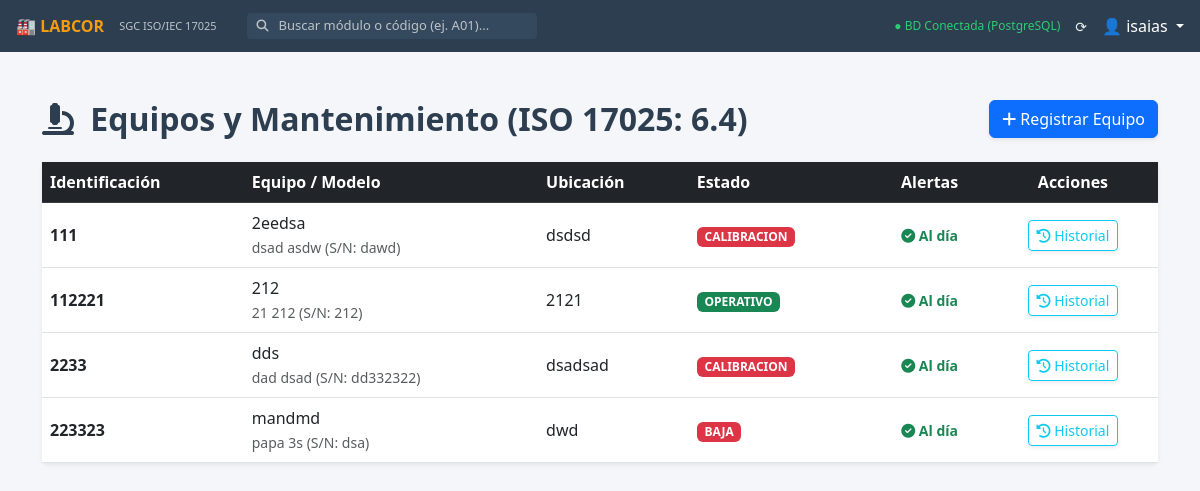
The app's page /equipos/ (signed in) with its own data.
### d_m08_equipos/models.py (models this page shows, shortened)
class Equipo(models.Model):
    ESTADOS = [
        ('OPERATIVO', 'Operativo / Apto para uso'),
        ('CALIBRACION', 'En Proceso de Calibración'),
        ('MANTENIMIENTO', 'En Mantenimiento'),
        ('FUERA_SERVICIO', 'Fuera de Servicio / No Conforme'),
        ('BAJA', 'Baja Definitiva'),
    ]
    codigo_interno = models.CharField(max_length=50, unique=True, verbose_name="ID Interno (Ej: LABCOR-EQ-001)")
    nombre = models.CharField(max_length=100)
    marca = models.CharField(max_length=100)
    modelo = models.CharField(max_length=100)
    serie = models.CharField(max_length=100)
    ubicacion = models.CharField(max_length=100, help_text="Ej: Área de Corrosión, Lab B")
    fecha_ingreso = models.DateField(verbose_name="Fecha de Compra/Ingreso")
    estado = models.CharField(max_length=20, choices=ESTADOS, default='OPERATIVO')
    usuario_creacion = models.ForeignKey(User, on_delete=models.PROTECT)
    fecha_creacion = models.DateTimeField(auto_now_add=True)
    activo = models.BooleanField(default=True)

### d_m08_equipos/views.py (the view)
# urls.py: path('', views.dashboard_equipos, name='d_m08_dashboard'),
@login_required
def dashboard_equipos(request):
    hoy = timezone.now().date()
    equipos = Equipo.objects.filter(activo=True).order_by('codigo_interno')
    for eq in equipos:
        ultima_cal = eq.calibraciones.order_by('-proxima_calibracion').first()
        ultimo_mant = eq.mantenimientos.order_by('-proximo_mantenimiento').first()
        eq.calibracion_vencida = ultima_cal and ultima_cal.proxima_calibracion <= hoy
        eq.mantenimiento_vencido = ultimo_mant and ultimo_mant.proximo_mantenimiento <= hoy
        eq.alerta_critica = eq.calibracion_vencida or eq.mantenimiento_vencido
    return render(request, 'd_m08_equipos/dashboard.html', {
        'equipos': equipos,
        'hoy': hoy
    })

### d_m08_equipos/templates/d_m08_equipos/dashboard.html (shortened to what this page needs)
{% extends 'base.html' %}
{% block content %}
<div class="container mt-4 mb-5">
    <div class="d-flex justify-content-between align-items-center mb-4">
        <h2 class="fw-bold m-0" style="color: #2c3e50;">
            <i class="fas fa-microscope me-2"></i> Equipos y Mantenimiento (ISO 17025: 6.4)
        </h2>
        <a href="{% url 'd_m08_nuevo' %}" class="btn btn-primary shadow-sm">
            <i class="fas fa-plus"></i> Registrar Equipo
        </a>
    </div>
    <div class="card shadow-sm border-0">
        <div class="card-body p-0">
            <div class="table-responsive">
                <table class="table table-hover align-middle m-0">
                    <thead class="table-dark">
                        <tr>
                            <th>Identificación</th>
                            <th>Equipo / Modelo</th>
                            <th>Ubicación</th>
                            <th>Estado</th>
                            <th class="text-center">Alertas</th>
                            <th class="text-center">Acciones</th>
                        </tr>
                    </thead>
                    <tbody>
                        {% for eq in equipos %}
                        <tr>
                            <td><strong>{{ eq.codigo_interno }}</strong></td>
                            <td>
                                {{ eq.nombre }}<br>
                                <small class="text-muted">{{ eq.marca }} {{ eq.modelo }} (S/N: {{ eq.serie }})</small>
                            </td>
                            <td>{{ eq.ubicacion }}</td>
                            <td>
                                <span class="badge
                                    {% if eq.estado == 'OPERATIVO' %}bg-success
                                    {% elif eq.estado == 'MANTENIMIENTO' %}bg-warning text-dark
                                    {% else %}bg-danger{% endif %}">
                                    {{ eq.estado }}
                                </span>
                            </td>
                            <td class="text-center">
                                {% if eq.alerta_critica %}
                                    {% if eq.calibracion_vencida %}
                                        <span class="badge bg-danger mb-1 d-block"><i class="fas fa-exclamation-triangle"></i> Calibración Vencida</span>
                                    {% endif %}
                                    {% if eq.mantenimiento_vencido %}
                                        <span class="badge bg-danger d-block"><i class="fas fa-tools"></i> Mantenimiento Pendiente</span>
                                    {% endif %}
                                {% else %}
                                    <span class="text-success small fw-bold"><i class="fas fa-check-circle"></i> Al día</span>
                                {% endif %}
                            </td>
                            <td class="text-center">
                                <a href="{% url 'd_m08_detalle' eq.id %}" class="btn btn-sm btn-outline-info shadow-sm" title="Ver Historial Completo">
                                    <i class="fas fa-history"></i> Historial
                                </a>
                            </td>
                        </tr>
                        {% empty %}
                        <tr><td colspan="6" class="text-center py-4 text-muted">No hay equipos registrados en el inventario aún.</td></tr>
                        {% endfor %}
                    </tbody>
                </table>
            </div>
        </div>
    </div>
</div>
{% endblock %}

### templates/base.html (shortened to what this page needs)
{% load static %}
<!DOCTYPE html>
<html lang="es">
<head>
    <link href="https://cdn.jsdelivr.net/npm/bootstrap@5.3.0/dist/css/bootstrap.min.css" rel="stylesheet">
    <link rel="stylesheet" href="https://cdnjs.cloudflare.com/ajax/libs/font-awesome/6.4.0/css/all.min.css">
</head>
<body>
    <div class="topbar">
        <a href="{% url 'inicio' %}" class="topbar-brand">🏭 LABCOR</a>
        <span class="topbar-subtitle">SGC ISO/IEC 17025</span>
        <div class="search-container d-none d-md-flex">
            <i class="fas fa-search" style="color: #bdc3c7; font-size: 12px;"></i>
            <input type="text" id="searchInput" class="search-input" placeholder="Buscar módulo o código (ej. A01)...">
        </div>
        <div class="ms-auto d-flex align-items-center">
            <span style="font-size: 12px; color: #2ecc71; margin-right: 15px;">
                ● BD Conectada (PostgreSQL)
            </span>
            <span style="font-size: 14px; margin-right: 15px; cursor: pointer;">
                ⟳
            </span>
            <div class="dropdown">
                <a href="#" class="text-decoration-none text-white dropdown-toggle" data-bs-toggle="dropdown">
                    👤 {{ user.username|default:"Admin" }}
                </a>
            </div>
        </div>
    </div>
    <main class="main-content">
        {% block content %}
        {% endblock %}
    </main>
</body>
</html>

### templates/base.html (style rules this page uses)
:root { --bg-main: #f4f6f9; --bg-topbar: #2c3e50; --card-bg: #ffffff; --card-border: #dee2e6; --card-hover: #ebf5fb; --text-main: #2c3e50; }
body { background-color: var(--bg-main); color: var(--text-main); font-family: 'Segoe UI', system-ui, sans-serif; overflow-x: hidden; margin: 0; }
.topbar { background-color: var(--bg-topbar); height: 52px; position: fixed; top: 0; width: 100%; z-index: 1050; display: flex; align-items: center; padding: 0 16px; color: #ecf0f1; }
.topbar-brand { font-size: 16px; font-weight: bold; color: #f39c12; margin-right: 15px; text-decoration: none; }
.topbar-subtitle { font-size: 11px; color: #bdc3c7; margin-right: 30px; }
.search-container { display: flex; align-items: center; background-color: #34495e; border-radius: 4px; padding: 2px 10px; }
.search-input { background: transparent; border: none; color: white; outline: none; margin-left: 8px; width: 250px; font-size: 13px; }
.search-input::placeholder { color: #bdc3c7; }
.main-content { margin-left: 0; margin-top: 52px; padding: 24px; min-height: calc(100vh - 52px); }

### records on screen
Equipo: codigo_interno "111", nombre "2eedsa", marca "dsad", modelo "asdw", serie "dawd", ubicacion "dsdsd", estado "CALIBRACION", shows "Al día"
Equipo: codigo_interno "112221", nombre "212", marca "21", modelo "212", serie "212", ubicacion "2121", estado "OPERATIVO", shows "Al día"
Equipo: codigo_interno "2233", nombre "dds", marca "dad", modelo "dsad", serie "dd332322", ubicacion "dsadsad", estado "CALIBRACION", shows "Al día"
Equipo: codigo_interno "223323", nombre "mandmd", marca "papa", modelo "3s", serie "dsa", ubicacion "dwd", estado "BAJA", shows "Al día"

### other values on screen
{{ user.username|default:"Admin" }} "isaias"
